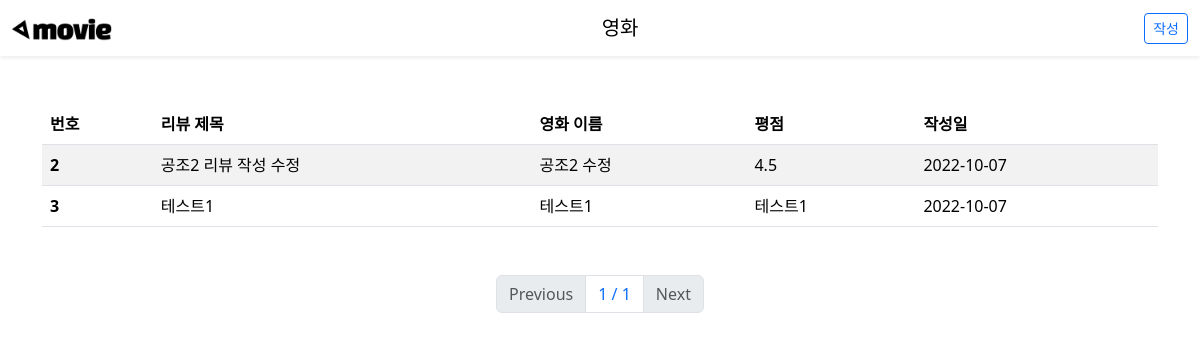
Before: / with the older database file.
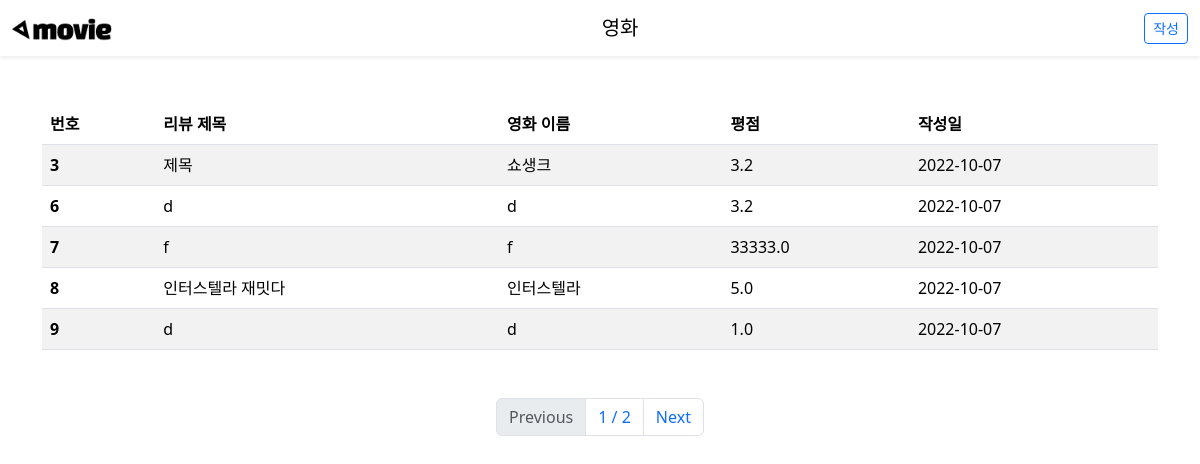
After: the same page with the newer database file.
### Reviews/models.py (models this page shows)
class Review(models.Model):
    title=models.CharField(max_length=30)
    content=models.TextField()
    movie_name=models.TextField()
    grade=models.FloatField()
    created_at=models.DateTimeField(auto_now_add=True)
    updated_at=models.DateTimeField(auto_now = True)

### Reviews/views.py (the view)
# urls.py: path('', views.index, name="index"),
def index(request):
    all_boards = Review.objects.all().order_by('id')
    page = int(request.GET.get('p', 1))
    pagenator = Paginator(all_boards, 5)
    boards = pagenator.get_page(page)
    return render(request, 'Reviews/index.html', {"boards":boards,"v":all_boards})

### Reviews/templates/Reviews/index.html (shortened to what this page needs)
{% extends 'base.html' %}
{% load django_bootstrap5 %}
{% block content %}
  <table class="table table-striped mb-5">
    <thead>
      <tr>
        <th scope="col">번호</th>
        <th scope="col">리뷰 제목</th>
        <th scope="col">영화 이름</th>
        <th scope="col">평점</th>
        <th scope="col">작성일</th>
      </tr>
    </thead>
    <tbody>
      {% for i in boards %}
        <tr>
          <th scope="row">{{i.pk}}</th>
          <td>
            <a class="text-black text-decoration-none" href="{% url 'Reviews:detail' i.pk%}">{{i.title}}</a>
          </td>
          <td>{{i.movie_name}}</td>
          <td>{{i.grade}}</td>
          <td>{{i.created_at|date:'Y-m-d'}}</td>
        </tr>
      {% endfor %}
    </tbody>
  </table>
  <div class="row mt-2">
    <div class="col-12">
      <nav aria-label="Page navigation example">
        <ul class="pagination justify-content-center">
          {% if boards.has_previous %}
            <li class="page-item">
              <a class="page-link" href="?p={{ boards.previous_page_number }}">Previous</a>
            </li>
          {% else %}
            <li class="page-item disabled">
              <a class="page-link" href="#">Previous</a>
            </li>
          {% endif %}
          <li class="page-item">
            <a class="page-link" href="#">{{ boards.number }}
              /
              {{ boards.paginator.num_pages }}</a>
          </li>
          {% if boards.has_next %}
            <li class="page-item">
              <a class="page-link" href="?p={{ boards.next_page_number }}">Next</a>
            </li>
          {% else %}
            <li class="page-item disabled">
              <a class="page-link" href="#">Next</a>
            </li>
          {% endif %}
        </ul>
      </nav>
    </div>
  </div>
{% endblock %}

### templates/base.html (shortened to what this page needs)
<!DOCTYPE html>
<html lang="en">
  <head>
  </head>
  <body>
    {% load django_bootstrap5 %}
    {% bootstrap_css %}
    {% load static %}
    <nav class="navbar shadow-sm bg-white">
      <div class="container-fluid">
        <a href="{% url 'Reviews:index' %}"><img src="{% static 'Reviews/MOVIE.png' %}" width="100"></a>
        <a class="navbar-brand" href="{% url 'Reviews:index' %}">영화</a>
        <a href="{% url 'Reviews:create' %}" type="button" class="btn btn-sm btn-outline-primary btn-lg">작성</a>
      </div>
    </nav>
    <div class="container mt-5">
      {% block content %}{% endblock %}
    </div>
  </body>
</html>

Changed rows visible on the page:
removed Review: pk "2", title "공조2 리뷰 작성 수정", movie_name "공조2 수정", grade "4.5", created_at "2022-10-07"
changed Review id 3: title "테스트1" → "제목"; movie_name "테스트1" → "쇼생크"; grade "테스트1" → "3.2"
added Review: pk "6", title "d", movie_name "d", grade "3.2", created_at "2022-10-07"
added Review: pk "7", title "f", movie_name "f", grade "33333.0", created_at "2022-10-07"
added Review: pk "8", title "인터스텔라 재밋다", movie_name "인터스텔라", grade "5.0", created_at "2022-10-07"
added Review: pk "9", title "d", movie_name "d", grade "1.0", created_at "2022-10-07"
Other visible differences:
{{ boards.paginator.num_pages }}: "1" → "2"
